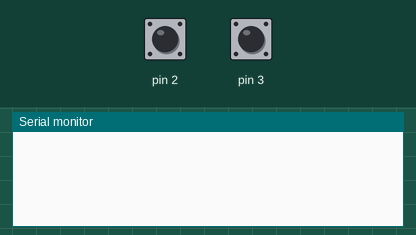
Simulated run of this program. Board: Arduino Uno, built with avr-gcc and run on an emulated ATmega328P. Parts: the last lines printed to the serial monitor. Inputs (shaded band) come from the test bench; at power-on: pin 2 HIGH, pin 3 HIGH.

Above: at 5.0 s.
5.1 s: pin 2 pulled LOW for 0.15 s
At 5.6 s:
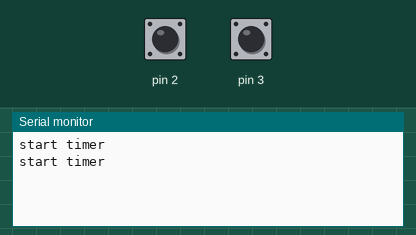
6.7 s: pin 3 pulled LOW for 0.15 s
At 7.3 s:
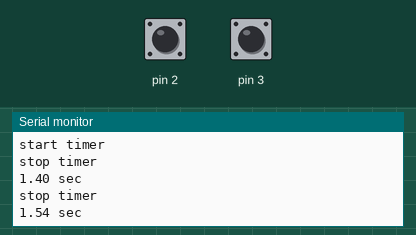
8.3 s: pin 3 pulled LOW for 1 s
At 9.7 s:
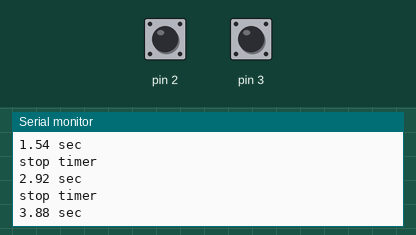
Timing chart, 0 to 11.3 s (numbered marks = the images above; inputs shaded):
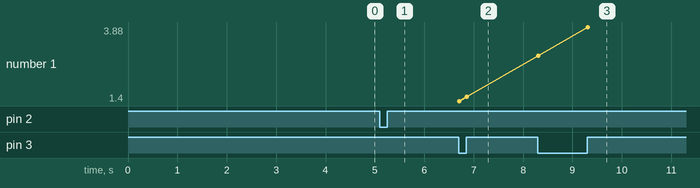

Measured:
- after the input at 5.1 s, the serial monitor: prints a new line at once (image 1)
- after the input at 6.7 s, the serial monitor: prints a new line at once (image 2)
- after the input at 8.3 s, the serial monitor: prints a new line at once (image 3)
- plotted number 1: 1.54 → 3.88 after the input at 8.3 s

The program:

main.cpp
```cpp
#define F_CPU 16000000UL
#define DEBUG 0

#include <avr/io.h>
#include <avr/interrupt.h>
#include <util/delay.h>
#include <util/atomic.h>
#include <Arduino.h>

// interrupt variables (for timer)
volatile unsigned int timer_overflow_counter = 0;
volatile unsigned int timer_start = 0, timer_end = 0;

// timer variables
unsigned int timer_max = 0xffff;
double timer_sec = 0;

// print debug and info messages
void debug(char* msg) { if (DEBUG) Serial.println(msg); Serial.flush(); }
void info(char* msg) { if (!DEBUG) Serial.println(msg); Serial.flush(); }

// print result
void result()
{
  // disable interrupts while calculate results
  ATOMIC_BLOCK(ATOMIC_RESTORESTATE) {
    timer_sec = ((double)timer_start / (double)timer_max + timer_overflow_counter + (double)timer_end / (double)timer_max) / 4.0;
    if (DEBUG)
    {
      Serial.print("overflows: "); Serial.println(timer_overflow_counter);
      Serial.print("start:     "); Serial.println(timer_start);
      Serial.print("end:       "); Serial.println(timer_end);
      Serial.print("seconds:   "); Serial.println(timer_sec);
      Serial.flush();
    }
    else
    {
      Serial.print(timer_sec);
      Serial.println(" sec\n");
      Serial.flush();
    }
  }
}

// interrupt events
ISR(TIMER1_OVF_vect)
{
  timer_overflow_counter++;
  debug("+");
}

ISR(INT0_vect)
{
  timer_overflow_counter = 0;
  timer_start = TCNT1;
  debug("INT0");
  info("start timer");
}

ISR(INT1_vect)
{
  timer_end = TCNT1;
  debug("INT1");
  info("stop timer");
  result();
}

// loop
int main(void)
{
  Serial.begin(9600);
  debug("\nstart");

  // setup pins
  DDRD &= ~((1 << DDD2) | (1 << DDD3));
  PORTD |= (1 << PD2) | (1 << PD3);

  // setup timer
  TCCR1A = 0; // normal mode
  TCCR1B |= (1 << CS11) | (1 << CS10); // prescaler: clk/64 (eig. komplett sinnlos)

  // setup timer interrupt
  TIMSK1 |= (1 << TOIE1);

  // setup external interrupts
  EICRA |= (1 << ISC10) | (1 << ISC00);
  EIMSK |= (1 << INT1) | (1 << INT0);

  // enable interrupts
  sei();
  debug("configuration finished");

  // wait for interrupts
  debug("wait forever");
  for(;;){}

  debug("not possible output");
  return -1;
}
```
